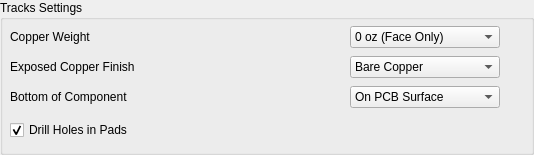
     <widget class="QGroupBox" name="Tracks_Settings">
      <property name="geometry">
       <rect>
        <x>0</x>
        <y>530</y>
        <width>534</width>
        <height>155</height>
       </rect>
      </property>
      <property name="title">
       <string>Tracks Settings</string>
      </property>
      <widget class="QWidget" name="layoutWidget_6">
       <property name="geometry">
        <rect>
         <x>10</x>
         <y>25</y>
         <width>490</width>
         <height>24</height>
        </rect>
       </property>
       <layout class="QHBoxLayout" name="horizontalLayout_15">
        <item>
         <widget class="QLabel" name="label_23">
          <property name="font">
           <font>
            <weight>50</weight>
            <bold>false</bold>
            <kerning>true</kerning>
           </font>
          </property>
          <property name="toolTip">
           <string/>
          </property>
          <property name="text">
           <string>Copper Weight</string>
          </property>
          <property name="alignment">
           <set>Qt::AlignLeading|Qt::AlignLeft|Qt::AlignVCenter</set>
          </property>
         </widget>
        </item>
        <item>
         <widget class="Gui::PrefComboBox" name="GuiPref_Tracks_Cu_Weight">
          <property name="minimumSize">
           <size>
            <width>150</width>
            <height>0</height>
           </size>
          </property>
          <property name="maximumSize">
           <size>
            <width>150</width>
            <height>16777215</height>
           </size>
          </property>
          <property name="font">
           <font>
            <weight>50</weight>
            <bold>false</bold>
            <kerning>true</kerning>
           </font>
          </property>
          <property name="toolTip">
           <string/>
          </property>
          <property name="currentIndex">
           <number>0</number>
          </property>
          <property name="prefEntry" stdset="0">
           <cstring>Tracks_Cu_Weight</cstring>
          </property>
          <property name="prefPath" stdset="0">
           <cstring>Mod/kicadStepUpGui</cstring>
          </property>
          <item>
           <property name="text">
            <string>0 oz (Face Only)</string>
           </property>
          </item>
          <item>
           <property name="text">
            <string>0.5 oz</string>
           </property>
          </item>
          <item>
           <property name="text">
            <string>1 oz</string>
           </property>
          </item>
          <item>
           <property name="text">
            <string>1.5 oz</string>
           </property>
          </item>
          <item>
           <property name="text">
            <string>2 oz</string>
           </property>
          </item>
          <item>
           <property name="text">
            <string>2.5 oz</string>
           </property>
          </item>
          <item>
           <property name="text">
            <string>3 oz</string>
           </property>
          </item>
         </widget>
        </item>
       </layout>
      </widget>
      <widget class="QWidget" name="layoutWidget_10">
       <property name="geometry">
        <rect>
         <x>10</x>
         <y>55</y>
         <width>490</width>
         <height>24</height>
        </rect>
       </property>
       <layout class="QHBoxLayout" name="horizontalLayout_16">
        <item>
         <widget class="QLabel" name="label_24">
          <property name="font">
           <font>
            <weight>50</weight>
            <bold>false</bold>
            <kerning>true</kerning>
           </font>
          </property>
          <property name="toolTip">
           <string/>
          </property>
          <property name="text">
           <string>Exposed Copper Finish</string>
          </property>
          <property name="alignment">
           <set>Qt::AlignLeading|Qt::AlignLeft|Qt::AlignVCenter</set>
          </property>
         </widget>
        </item>
        <item>
         <widget class="Gui::PrefComboBox" name="GuiPref_Tracks_Cu_Finish">
          <property name="minimumSize">
           <size>
            <width>150</width>
            <height>0</height>
           </size>
          </property>
          <property name="maximumSize">
           <size>
            <width>150</width>
            <height>16777215</height>
           </size>
          </property>
          <property name="font">
           <font>
            <weight>50</weight>
            <bold>false</bold>
            <kerning>true</kerning>
           </font>
          </property>
          <property name="toolTip">
           <string/>
          </property>
          <property name="currentIndex">
           <number>0</number>
          </property>
          <property name="prefEntry" stdset="0">
           <cstring>Tracks_Cu_Finish</cstring>
          </property>
          <property name="prefPath" stdset="0">
           <cstring>Mod/kicadStepUpGui</cstring>
          </property>
          <item>
           <property name="text">
            <string>Bare Copper</string>
           </property>
          </item>
          <item>
           <property name="text">
            <string>ENIG (Gold)</string>
           </property>
          </item>
          <item>
           <property name="text">
            <string>RoHS (Lead-Free)</string>
           </property>
          </item>
          <item>
           <property name="text">
            <string>HASL (63Pb / 37Sn)</string>
           </property>
          </item>
          <item>
           <property name="text">
            <string>Immersion Silver</string>
           </property>
          </item>
          <item>
           <property name="text">
            <string>Immersion Tin</string>
           </property>
          </item>
         </widget>
        </item>
       </layout>
      </widget>
      <widget class="QWidget" name="layoutWidget_12">
       <property name="geometry">
        <rect>
         <x>10</x>
         <y>85</y>
         <width>490</width>
         <height>24</height>
        </rect>
       </property>
       <layout class="QHBoxLayout" name="horizontalLayout_17">
        <item>
         <widget class="QLabel" name="label_25">
          <property name="font">
           <font>
            <weight>50</weight>
            <bold>false</bold>
            <kerning>true</kerning>
           </font>
          </property>
          <property name="toolTip">
           <string>PCB color</string>
          </property>
          <property name="text">
           <string>Bottom of Component</string>
          </property>
          <property name="alignment">
           <set>Qt::AlignLeading|Qt::AlignLeft|Qt::AlignVCenter</set>
          </property>
         </widget>
        </item>
        <item>
         <widget class="Gui::PrefComboBox" name="GuiPref_PCB_Part_Placement">
          <property name="minimumSize">
           <size>
            <width>150</width>
            <height>0</height>
           </size>
          </property>
          <property name="maximumSize">
           <size>
            <width>150</width>
            <height>16777215</height>
           </size>
          </property>
          <property name="font">
           <font>
            <weight>50</weight>
            <bold>false</bold>
            <kerning>true</kerning>
           </font>
          </property>
          <property name="toolTip">
           <string>&lt;html&gt;&lt;head/&gt;&lt;body&gt;&lt;p&gt;Indicates how components will be placed onto PCB when imported&lt;/p&gt;&lt;p&gt;- On Board means bottom contacts touch FR4&lt;/p&gt;&lt;p&gt;- On Copper means bottom contacts touch Copper Pad.&lt;/p&gt;&lt;/body&gt;&lt;/html&gt;</string>
          </property>
          <property name="currentText">
           <string>On PCB Surface</string>
          </property>
          <property name="currentIndex">
           <number>0</number>
          </property>
          <property name="prefEntry" stdset="0">
           <cstring>PCB_Part_Placement</cstring>
          </property>
          <property name="prefPath" stdset="0">
           <cstring>Mod/kicadStepUpGui</cstring>
          </property>
          <item>
           <property name="text">
            <string>On PCB Surface</string>
           </property>
          </item>
          <item>
           <property name="text">
            <string>On Pad Surface</string>
           </property>
          </item>
         </widget>
        </item>
       </layout>
      </widget>
      <widget class="Gui::PrefCheckBox" name="GuiPref_Tracks_Pad_Drills">
       <property name="geometry">
        <rect>
         <x>10</x>
         <y>120</y>
         <width>129</width>
         <height>20</height>
        </rect>
       </property>
       <property name="font">
        <font>
         <weight>50</weight>
         <bold>false</bold>
         <kerning>true</kerning>
        </font>
       </property>
       <property name="toolTip">
        <string/>
       </property>
       <property name="text">
        <string>Drill Holes in Pads</string>
       </property>
       <property name="checked">
        <bool>true</bool>
       </property>
       <property name="prefEntry" stdset="0">
        <cstring>Tracks_Pad_Drills</cstring>
       </property>
       <property name="prefPath" stdset="0">
        <cstring>Mod/kicadStepUpGui</cstring>
       </property>
      </widget>
     </widget>
